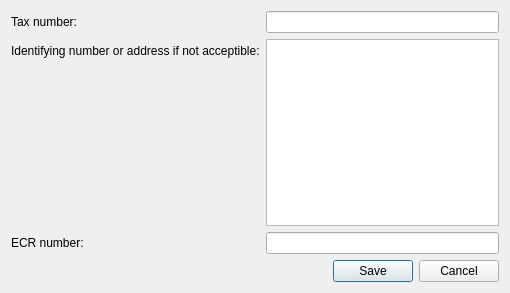
<?xml version="1.0" encoding="UTF-8"?>
<ui version="4.0">
 <class>DialogShopDetails</class>
 <widget class="QDialog" name="DialogShopDetails">
  <property name="geometry">
   <rect>
    <x>0</x>
    <y>0</y>
    <width>510</width>
    <height>293</height>
   </rect>
  </property>
  <property name="windowTitle">
   <string>Shop details</string>
  </property>
  <layout class="QGridLayout" name="gridLayout">
   <item row="0" column="0">
    <layout class="QFormLayout" name="formLayout">
     <item row="0" column="0">
      <widget class="QLabel" name="taxNumberLabel">
       <property name="text">
        <string>Tax number:</string>
       </property>
      </widget>
     </item>
     <item row="0" column="1">
      <widget class="QLineEdit" name="taxNumberLineEdit"/>
     </item>
     <item row="1" column="0">
      <widget class="QLabel" name="identifyingNumberOrAddressIfNotAcceptibleLabel">
       <property name="text">
        <string>Identifying number or address if not acceptible:</string>
       </property>
      </widget>
     </item>
     <item row="1" column="1">
      <widget class="QTextEdit" name="textEdit"/>
     </item>
     <item row="2" column="0">
      <widget class="QLabel" name="eCRNumberLabel">
       <property name="text">
        <string>ECR number:</string>
       </property>
      </widget>
     </item>
     <item row="2" column="1">
      <widget class="QLineEdit" name="eCRNumberLineEdit"/>
     </item>
    </layout>
   </item>
   <item row="1" column="0">
    <widget class="QDialogButtonBox" name="buttonBox">
     <property name="orientation">
      <enum>Qt::Horizontal</enum>
     </property>
     <property name="standardButtons">
      <set>QDialogButtonBox::Cancel|QDialogButtonBox::Save</set>
     </property>
    </widget>
   </item>
  </layout>
 </widget>
 <resources/>
 <connections>
  <connection>
   <sender>buttonBox</sender>
   <signal>accepted()</signal>
   <receiver>DialogShopDetails</receiver>
   <slot>accept()</slot>
   <hints>
    <hint type="sourcelabel">
     <x>248</x>
     <y>254</y>
    </hint>
    <hint type="destinationlabel">
     <x>157</x>
     <y>274</y>
    </hint>
   </hints>
  </connection>
  <connection>
   <sender>buttonBox</sender>
   <signal>rejected()</signal>
   <receiver>DialogShopDetails</receiver>
   <slot>reject()</slot>
   <hints>
    <hint type="sourcelabel">
     <x>316</x>
     <y>260</y>
    </hint>
    <hint type="destinationlabel">
     <x>286</x>
     <y>274</y>
    </hint>
   </hints>
  </connection>
 </connections>
</ui>
